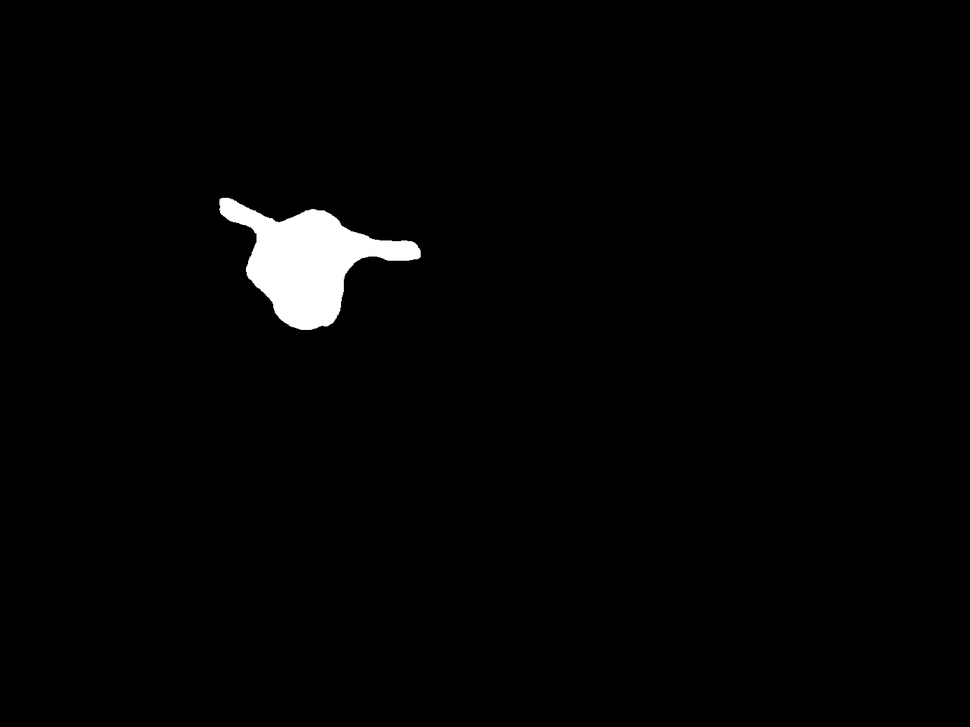
#> input picture data/Part 3/BBBC020/instances/jw-24h 2_c1_0.TIF, 970 x 727 px, shrunk from 1388 x 1040 before the run, found by its file name
$ jupyter execute --allow-errors '[Solution] 3 - Quantification.ipynb'
#> lines starting #> are read from the running program, lines starting #| are printed output that depends on the picture
# Part 3: Quantification

In this notebook, we will look at ways to quantitatively characterize objects as they appear in microscopy images. Many different types of measurements can be extracted from images. The ones that are most relevant is ultimately dependent on the underlying biological question. Here, we will look at commonly-used (non-machine-learning) strategies to quantify information that pertains to image intensity and object shape.

[cell 1]
import os
import numpy as np
import imageio.v2 as imageio
import matplotlib.pyplot as plt
import seaborn as sb
# uncomment the line below for interactive figures
# %matplotlib ipympl

plt.rcParams['figure.dpi'] = 200

import warnings
warnings.filterwarnings('ignore')

[cell 2]
import skimage as sk
import skimage.measure as skm

In this part, we will use pandas to handle numerical data (https://pandas.pydata.org/). Feel free to consult the extensive documentation available on their website if you want to know more about this library!

[cell 3]
import pandas as pd

## 1. Data loading

We will again work with images from the BBBC datasets introduced in notebook 1 - Handling Image Data.

### 1.1 Load data

Using what you learned in notebook 1 - Handling Image Data, load the following image files:
- data/Part_3/BBBC010/raw.tif
- data/Part_3/BBBC020/membranes.tif

*Do not forget to convert the images into floating-point arrays with img_as_float!*

#> (a cell that did not finish here is left out)

### 1.2 Load segmentations

To help us with the quantification, we also have instance segmentation masks provided for each image in a folder called "instances". Run the lines below to load these masks into an array.

[cell 5]
# BBBC010
bbbc010_instances = {}
for file in os.listdir('../data/Part_3/BBBC010/instances'):
    if file.endswith(".png"):
        im = imageio.imread(os.path.join('../data/Part_3/BBBC010/instances',file))
        idx = file[:6]
        bbbc010_instances[idx] = im

# BBBC020
bbbc020_instances = {}
for file in os.listdir('../data/Part_3/BBBC020/instances'):
    if file.endswith(".TIF"):
        im = imageio.imread(os.path.join('../data/Part_3/BBBC020/instances',file))
#> im is the input picture: shape (727, 970); min 0, max 255, mean 4.2
        idx = file[-9:-4]
        bbbc020_instances[idx] = im

## 2. Intensity-based measurements

The most direct measurements one can make are those based on pixel values. When dealing with raw (unprocessed) images, pixel values are related to the amount of light (photons) that reached the camera during the acquisition process - although the exact nature of this relationship may be quite complicated.

### 2.1 Intensity stats

The BBBC020 image corresponds to the signal of a fluorescently-tagged cell-surface protein (CD11b/APC). Run the code below to extract some statistics about the intensity distributions for each objects in the image using the provided instance segmentation masks. Are the results surprising?

[cell 6]
# Extract intensity features
bbbc020_intensity_feats = {
    'instance_id': [],
    'median_intensity': [],
    'std_intensity': []
    }

#> (the rest of this cell did not finish here and is left out)

[cell 7]
# Visualize the distribution of each feature as an histogram
fig, axes = plt.subplots(1, 2, figsize=(8, 3))

#> (the rest of this cell did not finish here and is left out)

### 2.2 Analysis

The BBBC010 image is a brightfield view of *C. elegans* worms treated with an antibiotic. The worms are also stained with a fluorescent protein that specifically targets dead animals. Run the code below to load the fluorescence microscopy readout, and adapt the code from 2.1 to study the population of worms in the BBBC010 image. Can you spot the dead worms?

[cell 8]
# Load fluorescence readout
bbbc010_fluo = imageio.imread('../data/Part_3/BBBC010/fluorescence.tif')
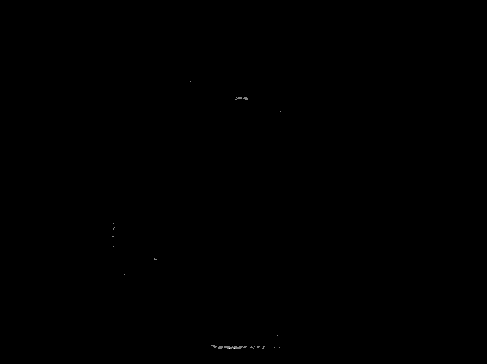
#> input picture data/Part 3/BBBC010/fluorescence.tif, 487 x 364 px, shrunk from 696 x 520 before the run, found by its file name
#> bbbc010_fluo is the input picture: shape (364, 487) uint16; min 81, max 552, mean 96.7
bbbc010_fluo = sk.img_as_float(bbbc010_fluo)

[cell 9]
# Extract intensity features from fluorescence readout
# Subtract background
bbbc010_fluo = bbbc010_fluo - np.median(bbbc010_fluo)

# Extract median intensity
bbbc010_intensity_feats = { 'instance_id': [],
                            'median_fluo_intensity': [],
                            'std_fluo_intensity': [] }

for idx in bbbc010_instances.keys():
    mask = bbbc010_instances[idx]

    intensities = bbbc010_fluo[mask>0]
    bbbc010_intensity_feats['instance_id'].append(idx)
    bbbc010_intensity_feats['median_fluo_intensity'].append(np.median(intensities))
    bbbc010_intensity_feats['std_fluo_intensity'].append(np.std(intensities))
#> this loop made 0 passes

bbbc010_intensity_feats = pd.DataFrame(bbbc010_intensity_feats)
bbbc010_intensity_feats.set_index('instance_id', inplace = True)

display(bbbc010_intensity_feats)

[cell 10]
# Visualize the distribution of each feature as an histogram
fig, axes = plt.subplots(nrows=1, ncols=2)

axes[0].hist(bbbc010_intensity_feats['median_fluo_intensity'].values, bins=15)
# There are 3 clear outliers!
axes[0].set_title('Median Fluorescence Intensity', fontsize=10)
axes[0].set_ylabel('Number of worms')
axes[0].tick_params(axis='x', labelrotation=45)


axes[1].hist(bbbc010_intensity_feats['std_fluo_intensity'].values, bins=15, color='darkorange')
axes[1].set_title('Standard Deviation Fluorescence Intensity', fontsize=10)
axes[1].set_ylabel('Number of worms')
axes[1].tick_params(axis='x', labelrotation=45)

plt.show()
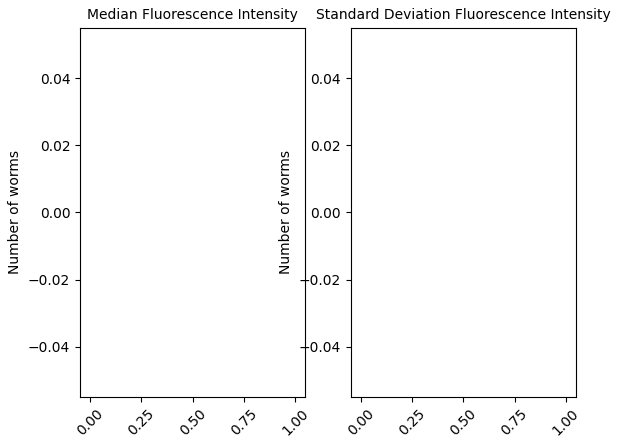
#> figure drawn by matplotlib, 2 panels

[cell 11]
# Which are the dead worms?

# Show the top 3 worms with the highest median fluorescence intensity
top_worms = bbbc010_intensity_feats.sort_values(by='median_fluo_intensity', ascending=False).head(3)

fig, axes = plt.subplots(nrows=1, ncols=3, figsize=(8, 3))

for ax, worm_id in zip(axes, top_worms.index):
    mask = bbbc010_instances[worm_id]
    value = top_worms.loc[worm_id, 'median_fluo_intensity']

    # Show only the fluorescence signal inside the worm
    ax.imshow(bbbc010_fluo * mask, cmap='gray')
    ax.set_title(f'{worm_id}\nmedian = {value:.4f}')
    ax.axis('off')

plt.tight_layout()
plt.show()

## 3. Shape-based measurements

In addition to the intensity of pixels within them, the shape of objects in images can hold relevant information. Shape is generally challenging to quantify with a single number, but can be reasonably characterized with collections of descriptors as we shall see.

### 3.1 Region properties

The most classical and direct way of characterizing shape is to rely on collection of measurements referred to as *region properties*. Run the code below to extract a subset of scikit-image's own collection of region properties on the BBBC020 image. Their definition is provided at https://scikit-image.org/docs/stable/api/skimage.measure.html#skimage.measure.regionprops . Do you understand which aspect of the shape they capture?

Below, you will also find a piece of code that colors instances in the image according to the value of a shape property of your choice. Play around with it to get an intuition of what these different metrics reveal.

[cell 12]
# Extract shape features
bbbc020_shape_feats = pd.DataFrame()

for idx in bbbc020_instances.keys():
    mask = bbbc020_instances[idx]

    all_props = skm.regionprops_table(mask, properties = ('area', 'perimeter', 'axis_major_length',
                                      'axis_minor_length', 'eccentricity', 'solidity', 'extent'))
    all_props['instance_id'] = idx

    if bbbc020_shape_feats.empty:
        bbbc020_shape_feats = pd.DataFrame(all_props)
    else:
        bbbc020_shape_feats = pd.concat([bbbc020_shape_feats,pd.DataFrame(all_props)], axis=0)
#> this loop made 3 passes
#> (idx, bbbc020_shape_feats) on passes 1 to 3: ('_c1_0', table of 230 rows and 8 columns), ('c1_00', table of 460 rows and 8 columns), ('c1_01', table of 680 rows and 8 columns)

bbbc020_shape_feats.set_index('instance_id', inplace = True)

display(bbbc020_shape_feats)

[cell 13]
# Label objects according to a property of your choice
feature = 'perimeter'

#> (the rest of this cell did not finish here and is left out)

### 3.2 Fourier descriptors

As an alternative to individual independent measurements as exactred from region propertiers, one can summarize a shape by the coefficients of its decomposition into an orthonormal basis. This is the idea behind Fourier descriptors (https://en.wikipedia.org/wiki/Fourier_analysis), implemented in the pyefd library (https://github.com/hbldh/pyefd).

[cell 14]
import pyefd

Although the technical details of Fourier analysis is beyond the scope of this course, we can get a visual intuition of how that works. Run the code below to 1) decompose the shape of one of the objects in the BBBC020 image in the Fourier basis, 2) visualize its N-term approximation. By varying N, can you get a sense of how information is distributed across Fourier coefficients?

[cell 15]
N = 3 # Try out different values such as 3, 5, 10, 15...

#> (the rest of this cell did not finish here and is left out)

### 3.3 Classify worms

When *C. elegans* worms die, they rigidify into a straight rod. Even in the absence of the extra fluorescence microscopy readout, we could therefore still try to assess whether the *C. elegans* worms in the BBBC010 image are alive or not. Adapt 3.1 to use measurements from the list of region properties that you think are appropriate to capture the "straight" shape phenotype, and study the population of worms in the BBBC010 image using only the brightfield data. Do you manage to reach the same conclusion as in 2.2?

[cell 16]
bbbc010_shape_feats = pd.DataFrame()

for idx in bbbc010_instances.keys():
    mask = bbbc010_instances[idx]

    all_props = skm.regionprops_table(mask, properties = ('area', 'perimeter', 'axis_major_length',
                                      'axis_minor_length', 'eccentricity', 'solidity', 'extent'))
    all_props['instance_id'] = idx

    if bbbc010_shape_feats.empty:
        bbbc010_shape_feats = pd.DataFrame(all_props)
    else:
        bbbc010_shape_feats = pd.concat([bbbc010_shape_feats,pd.DataFrame(all_props)], axis=0)
#> after the loop, bbbc010_shape_feats = table of 0 rows and 0 columns

#> (the rest of this cell did not finish here and is left out)

[cell 17]
# Plot histograms for several shape features and compare them
# Which feature seems most useful to distinguish straighter worms?
fig, axes = plt.subplots(nrows=4, ncols=2)

#> (the rest of this cell did not finish here and is left out)

[cell 18]
# It could be that dead worm scan be spotted by their low eccentricity?
feature = 'eccentricity'

#> (the rest of this cell did not finish here and is left out)

[cell 19]
# Or maybe high solidity?
feature = 'solidity'

#> (the rest of this cell did not finish here and is left out)

## 4. Export

A collection of measurements describing an object as it appears on image data is referred to as a *feature vector*. Feature vectors are the basic ingredient of data analysis: they allow to use the visual information contained in images in statistical studies.

### 4.1 Group measurements

Run the lines below to assemble all the intensity (2.2) and shape (3.3) measurements you have extracted on each object of the BBBC010 image into one big matrix.

[cell 20]
feature_matrix = pd.concat([bbbc010_intensity_feats, bbbc010_shape_feats], axis=1)
#> feature_matrix = table of 0 rows and 2 columns

display(feature_matrix)
